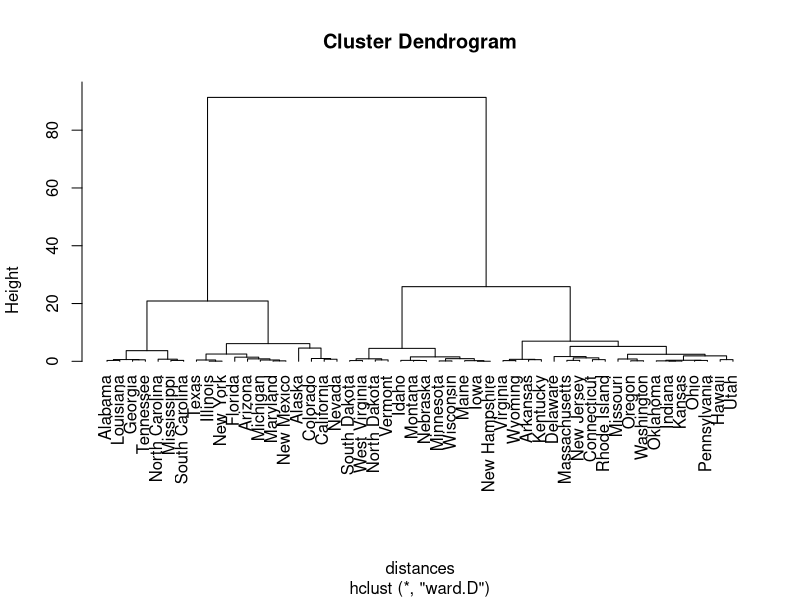
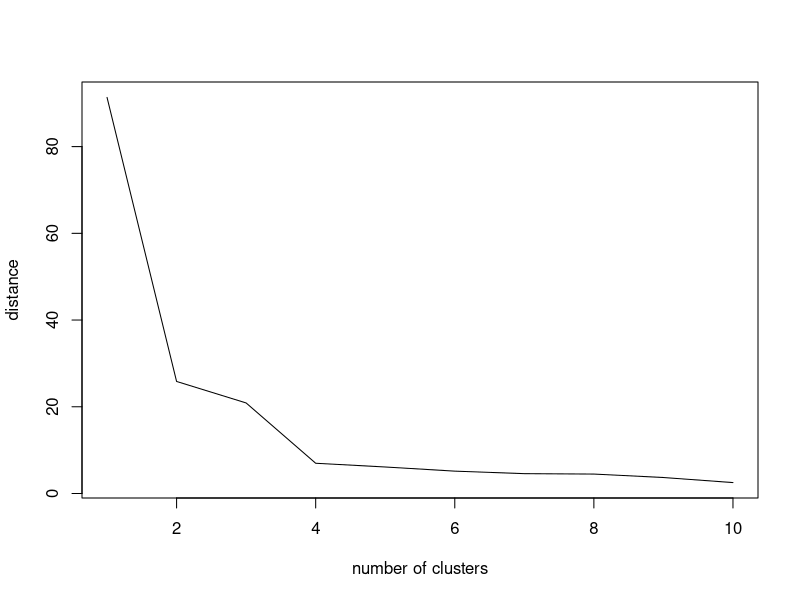
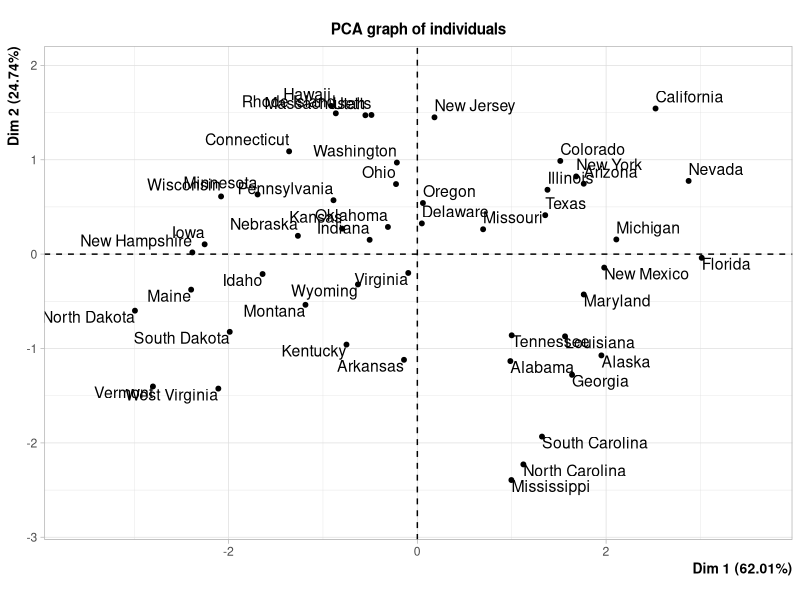
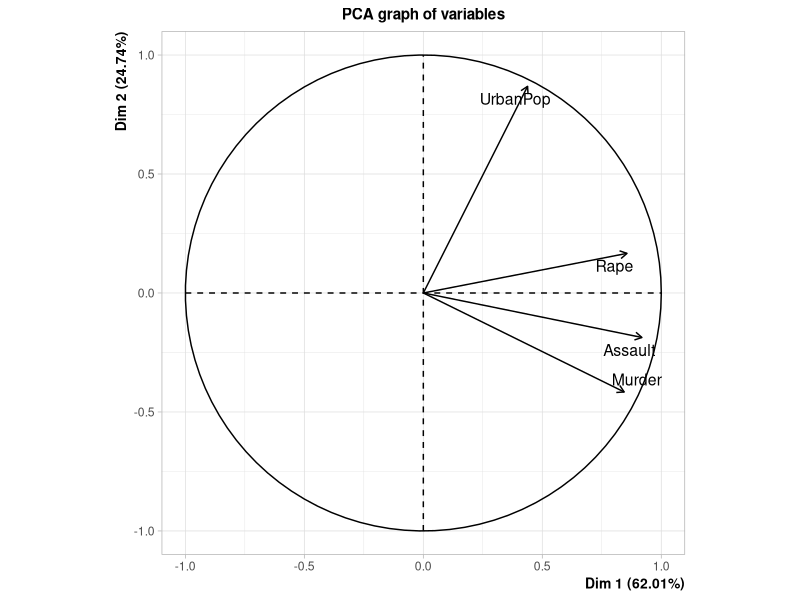
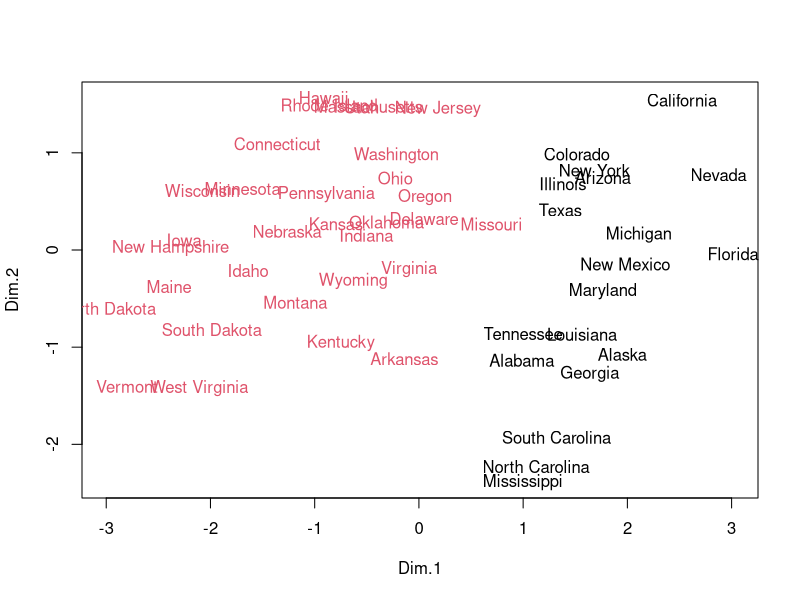
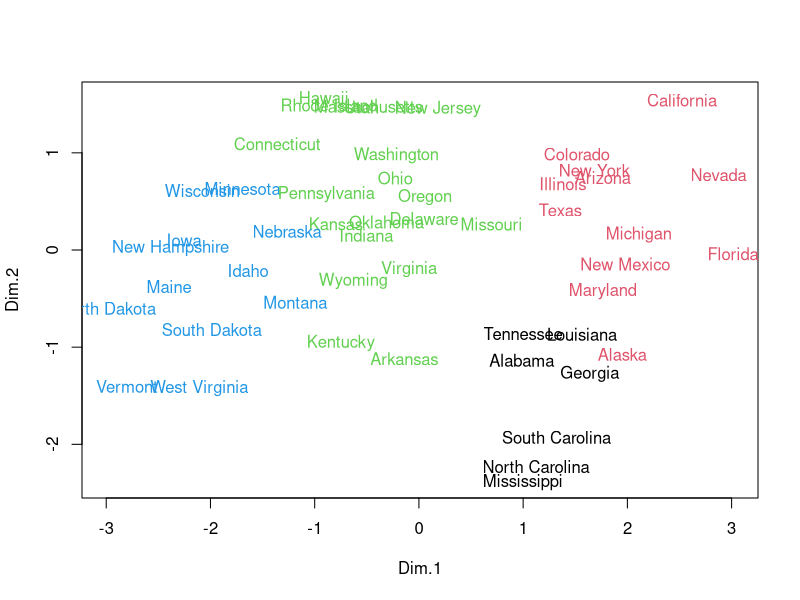
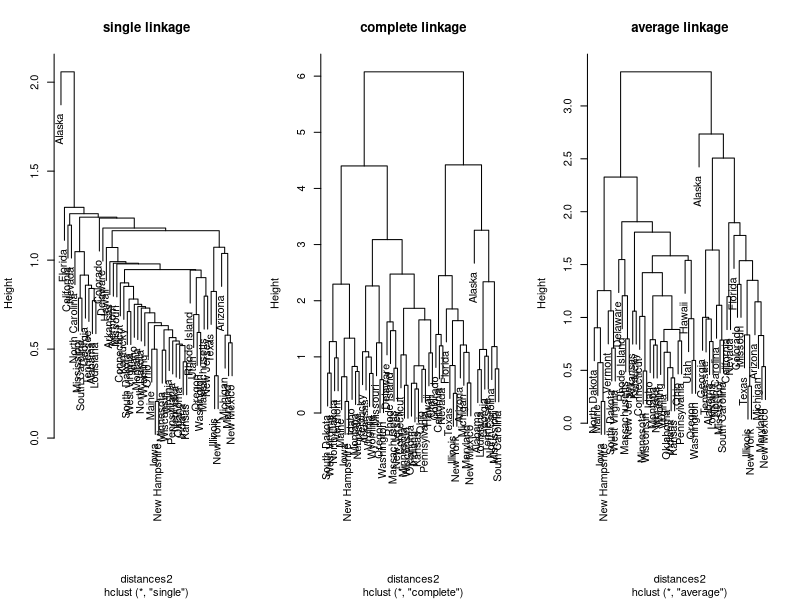
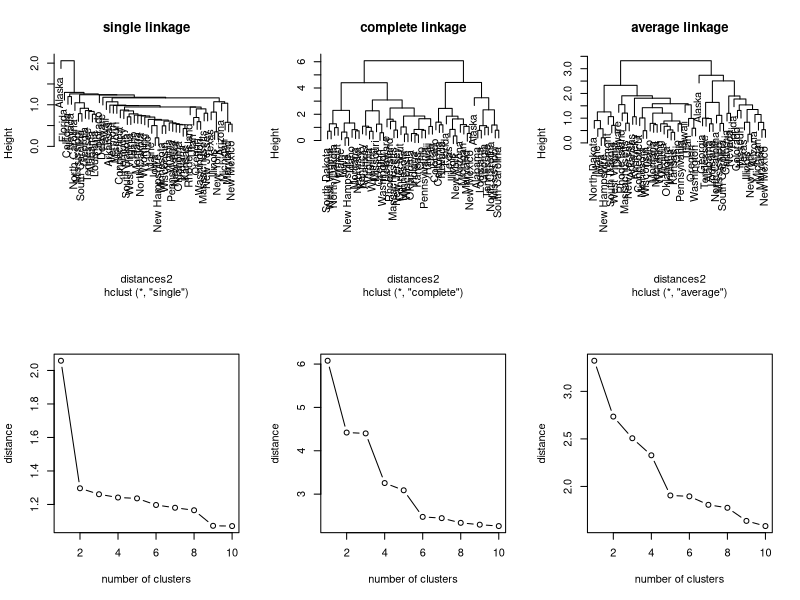

Generate these figures, in order, with R:
##TP 2##

#####EXERCICE 1#####

#1#

#On charge les données
data("USArrests")

#2#

#We store the scaled data into the variable d
d <- scale(USArrests)

#3#

#On creer une matrice de distances
distances <- dist(d)^2/2
#on veut passer la premiere matrice de distance et non d2^2

#4#

#We perform a hierchical clustering
h <- hclust(distances, method = "ward.D")

#Then we plot the results
plot(h, hang = -1)

#5#

#We can see huge height values between 2 classes and 4 classes
#So it can be efficient to take 2 or 4 groups.
plot(rev(h$height)[1:10], type = "l", xlab="number of clusters", ylab = "distance")

#6#

#We'll use the cutree function to select the 2 cluster's partition
classe <- cutree(h,2)

#7#

#We add the classe variable to the distance matrix
classe1 <- subset(d, classe == 1)

#8#

#We'll compute the cardinal and the gravity center of the classe1
n1 <- nrow(classe1[,1:4])
cg1 <- colMeans(classe1[,1:4])

#then we compute his inertia
nvar <- ncol(USArrests)
inertie1 <- mean(rowSums(classe1[,1:4] - matrix(cg1, n1, nvar, byrow = T))^2)

#9#

#We are doing the same as the question 8 but with the second classe
#First we select the class
classe2 <- subset(d, classe == 2)

#We'll compute his cardinal and his gravity center
n2 <- nrow(classe2[,1:4])
cg2 <- colMeans(classe2[,1:4])

#then we compute his inertia
inertie2 <- mean(rowSums(classe2[,1:4] - matrix(cg2, n2, nvar, byrow = T))^2)

#10#

#Class 1:
n1
cg1
inertie1

#Class 2:
n2
cg2
inertie2

#The first class is state with a huge amount of arrests and the second class is state without a lot
#of arrests. Class 1 is less spread out. The two class doesn't look at the urban population
#to categorize the states. (Probably with 4 class we would have urban population affecting some of the class)

#####EXERCICE 2#####

#1#

#We are looking a the pca of the dataset
library(FactoMineR)
pcaUSA <- PCA(d)

#Then we can have a look at the plot of the two category with the two first component
plot(pcaUSA$ind$coord, pch = "")
text(pcaUSA$ind$coord, labels = names(classe), col = as.vector(classe))

#2#

#We are now going to look at the same plot but with 4 classes
#Let's first compute the four class
classe4 <- cutree(h, 4)

#Then we create the new plot
plot(pcaUSA$ind$coord, pch = "")
text(pcaUSA$ind$coord, labels = names(classe4), col = as.vector(classe4))

#####EXERCICE 3#####

#We are first using the euclidean distance
distances2 <- dist(d)

#Let's check the difference between all the different distances agglomeration methods
simpleh <- hclust(distances2, method = "single")
completeh <- hclust(distances2, method = "complete")
averageh <- hclust(distances2, method = "average")

#Lets look at our graph
par(mfrow = c(1,3))
plot(simpleh, main = "single linkage")
plot(completeh, main = "complete linkage")
plot(averageh, main = "average linkage")
par(mfrow = c(1,1))

#We can see that the methods that it used can change the way we create the clusters with the CAH

#We can go along and plot the tree with the height graph
par(mfrow = c(2,3))
plot(simpleh, main = "single linkage")
plot(completeh, main = "complete linkage")
plot(averageh, main = "average linkage")
plot(rev(simpleh$height)[1:10], type = "b", xlab="number of clusters", ylab = "distance")
plot(rev(completeh$height)[1:10], type = "b", xlab="number of clusters", ylab = "distance")
plot(rev(averageh$height)[1:10], type = "b", xlab="number of clusters", ylab = "distance")
par(mfrow = c(1,1))
#Plotting every graph of linkage tree with the graph of distances can help figure out
#how many clusters to take

#Let's cut into groups using the graphs
simplegroup <- cutree(simpleh, 2)
completegroup <- cutree(completeh, 4)
averagegroup <- cutree(averageh, 5)

#And let's plot the cluster using the two first PCA

par(mfrow = c(2,3))

plot(simpleh, main = "single linkage")
plot(completeh, main = "complete linkage")
plot(averageh, main = "average linkage")

#Single linkage
plot(pcaUSA$ind$coord, pch = "", main = "Using 2 clusters")
text(pcaUSA$ind$coord, labels = names(simplegroup), col = as.vector(simplegroup))

#complete linkage
plot(pcaUSA$ind$coord, pch = "", main = "Using 4 clusters")
text(pcaUSA$ind$coord, labels = names(completegroup), col = as.vector(completegroup))

#average linkage
plot(pcaUSA$ind$coord, pch = "", main = "Using 5 clusters")
text(pcaUSA$ind$coord, labels = names(averagegroup), col = as.vector(averagegroup))

par(mfrow = c(1,1))
